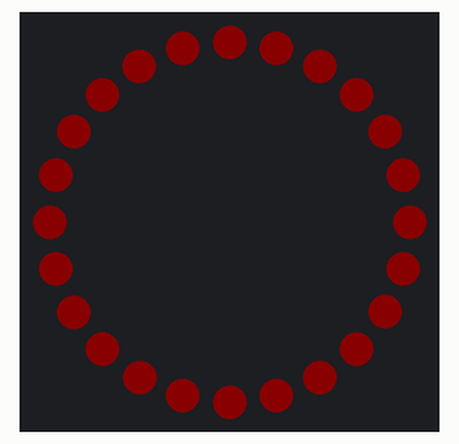
A sketch run on a simulated Arduino Uno, built with avr-gcc and run on an emulated ATmega328P. Parts: 24 RGB LEDs in a ring, first at the top, clockwise. Dim RGB values are drawn brighter than linear; random numbers use the default seed unless the sketch sets one.

Above: at 3.18 s.
At 3.84 s:
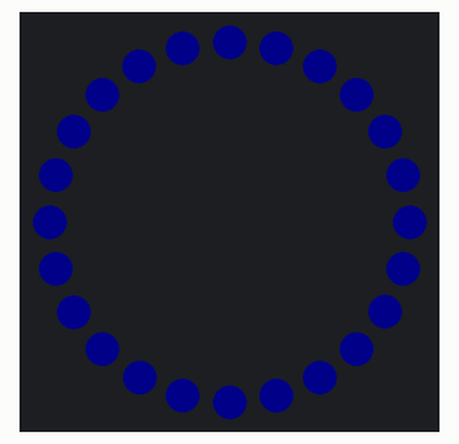
At 8.35 s:
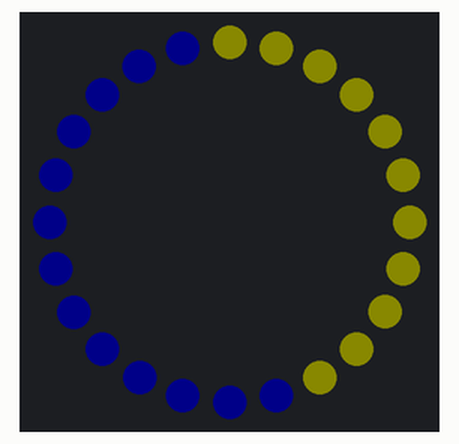
At 13.06 s:
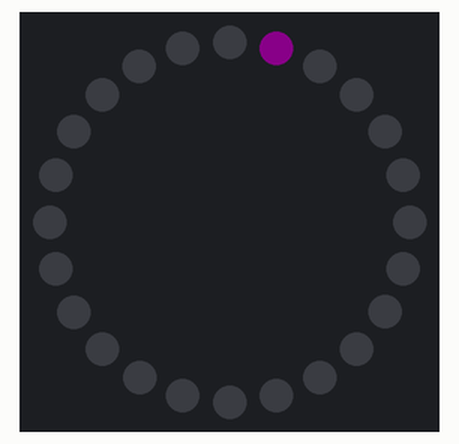
At 22.25 s:
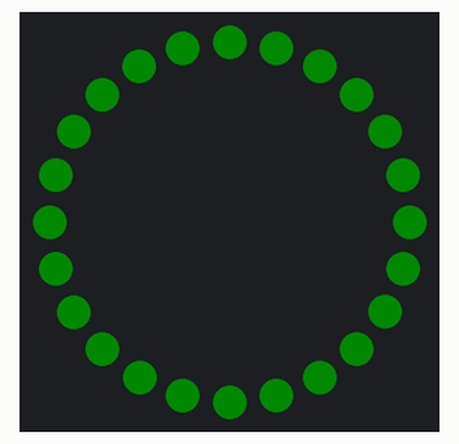
At 22.8 s:
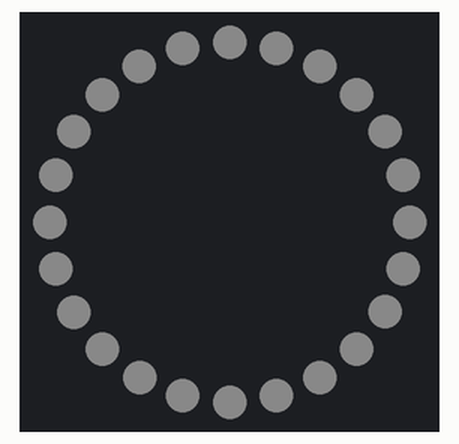

Measured:
- what the display in image 5 shows lasts 0.7 s, from 22.7 s to 23.4 s

The sketch:

coderdojo_pixels_ring_12.ino
```cpp
#include <Adafruit_NeoPixel.h>

// Vaste waarden om het programma leesbaarder te maken. Daarvoor gebruiken we #define ...

// Arduino Uno, bordselectie: 'Arduino Uno'
// #define PIXEL_PIN 11  // ESP32 DEV module pin pixels

// ESP32 DEV module, bordselectie: 'ESP32 DEV module'
// #define PIXEL_PIN 13  // ESP32 DEV module pin pixels

// ESP32 C3 Super Mini (Plus), bordselectie: 'Nologo ESPC3 Super Mini'
#define PIXEL_PIN 0  // ESP32 C3 Super Mini (Plus) pin pixels

#define AANTAL_PIXELS 24  // Pas dit aan voor het aantal pixels dat jij op jouw pixelring hebt. 8, 12, 16 of 24.

// Dit zijn de codes om kleuren te kiezen voor de pixel, meer uitleg komt later.
#define KLEUR_ROOD 0xFF0000     // Rood
#define KLEUR_GEEL 0xFFFF00     // Geel
#define KLEUR_GROEN 0x00FF00    // Groen
#define KLEUR_INDIGO 0x00FFFF   // Indigo
#define KLEUR_BLAUW 0x0000FF    // Blauw
#define KLEUR_MAGENTA 0xFF00FF  // Magenta
#define KLEUR_WIT 0xFFFFFF      // Wit

#define PIXEL_HELDERHEID 10  // Pas hier de helderheid aan van de pixels. 0 is donker tot 255 is helder.

// Hier bepaal je het aantal pixels, welke pin aansluiting, welk type pixels.
Adafruit_NeoPixel pixels(AANTAL_PIXELS, PIXEL_PIN, NEO_GRB + NEO_KHZ800);

void kleurAllePixels(uint32_t kleur) {
  for (int i = 0; i < AANTAL_PIXELS; i++) {
    pixels.setPixelColor(i, kleur);
    pixels.show();
  }
}

void pixelsFlitsen(uint32_t kleur) {
  for (int i = 0; i < 10; i++) {
    kleurAllePixels(kleur);
    delay(40);
    pixels.clear();
    pixels.show();
  }
}

// Een functie die enkel de eerste pixel kleurt, daarna enkel de tweede, enzovoort.
// Tot en met de laatste pixel. Tussen elke stap is er een instelbare vertraging.
void draaiendePixel(uint32_t kleur, uint32_t vertraging) {
  for (int i = 0; i < AANTAL_PIXELS; i++) {
    pixels.setPixelColor(i, kleur);
    pixels.show();
    delay(vertraging);
    pixels.clear();
    pixels.show();
  }
}

// Een functie die enkel de laatste pixel kleurt, daarna enkel de voorlaatste, enzovoort.
// Tot en met de eerste pixel. Tussen elke stap is er een instelbare vertraging.
void draaiendePixel2(uint32_t kleur, uint32_t vertraging) {
  for (int i = AANTAL_PIXELS - 1; i >= 0; i--) {
    pixels.setPixelColor(i, kleur);
    pixels.show();
    delay(vertraging);
    pixels.clear();
    pixels.show();
  }
}

void pixelsStapsgewijsOpvullen(uint32_t kleur, uint32_t vertraging) {
  for (int i = 0; i < AANTAL_PIXELS; i++) {
    pixels.setPixelColor(i, kleur);
    pixels.show();
    delay(vertraging);
  }
}

void pixelsStapsgewijsOpvullen2(uint32_t kleur, uint32_t vertraging) {
  for (int i = AANTAL_PIXELS - 1; i >= 0; i--) {
    pixels.setPixelColor(i, kleur);
    pixels.show();
    delay(vertraging);
  }
}

// Elkaar achtervolgende pixels
// Geef een kleur door en een vertraging in milliseconden.
void pixelsAchtervolging(uint32_t kleur, int vertraging) {
  for (int a = 0; a < 10; a++) {   // Herhaal 10 keer
    for (int b = 0; b < 3; b++) {  // 'b' telt van 0 tot 2
      pixels.clear();              // Zet alle pixels uit
      // 'c' telt op van 'b' tot het einde van de pixels in stappen van 3
      for (int c = b; c < pixels.numPixels(); c += 3)
        pixels.setPixelColor(c, kleur);  // Kleur pixel 'c'
      pixels.show();                     // Pixels bijwerken met nieuwe inhoud
      delay(vertraging);                 // Pauzeer even
    }
  }
}

void pixelsSchittering(uint32_t kleur, int herhaling, int vertraging) {
  pixels.clear();
  pixels.show();

  for (int i = 0; i < herhaling; i++) {
    pixels.setPixelColor(random(AANTAL_PIXELS), kleur);
    pixels.show();
    delay(vertraging);
      pixels.clear();
      pixels.show();
  }

  delay(vertraging);
}

// Alles klaar zetten
void setup() {
  // De pixels klaarmaken voor gebruik
  pixels.begin();                          // initialisatie pixels
  pixels.setBrightness(PIXEL_HELDERHEID);  // Helderheid aanpassen van 0 (donker) tot 255 (helder)
}

// Hoofdlus
void loop() {
  pixelsSchittering(KLEUR_WIT, 50, 50);
  kleurAllePixels(pixels.Color(random(0xFF), random(0xFF), random(0xFF)));
  delay(300);
  kleurAllePixels(KLEUR_ROOD);
  delay(300);
  kleurAllePixels(KLEUR_GROEN);
  delay(300);
  kleurAllePixels(KLEUR_BLAUW);
  delay(300);
  pixelsFlitsen(KLEUR_WIT);
  pixelsStapsgewijsOpvullen(KLEUR_GEEL, 100);
  pixelsStapsgewijsOpvullen2(KLEUR_BLAUW, 100);
  draaiendePixel(KLEUR_INDIGO, 50);
  draaiendePixel2(KLEUR_MAGENTA, 100);
  pixelsAchtervolging(KLEUR_WIT, 40);
  pixelsAchtervolging(KLEUR_INDIGO, 60);
  pixelsAchtervolging(KLEUR_MAGENTA, 80);
}
```
